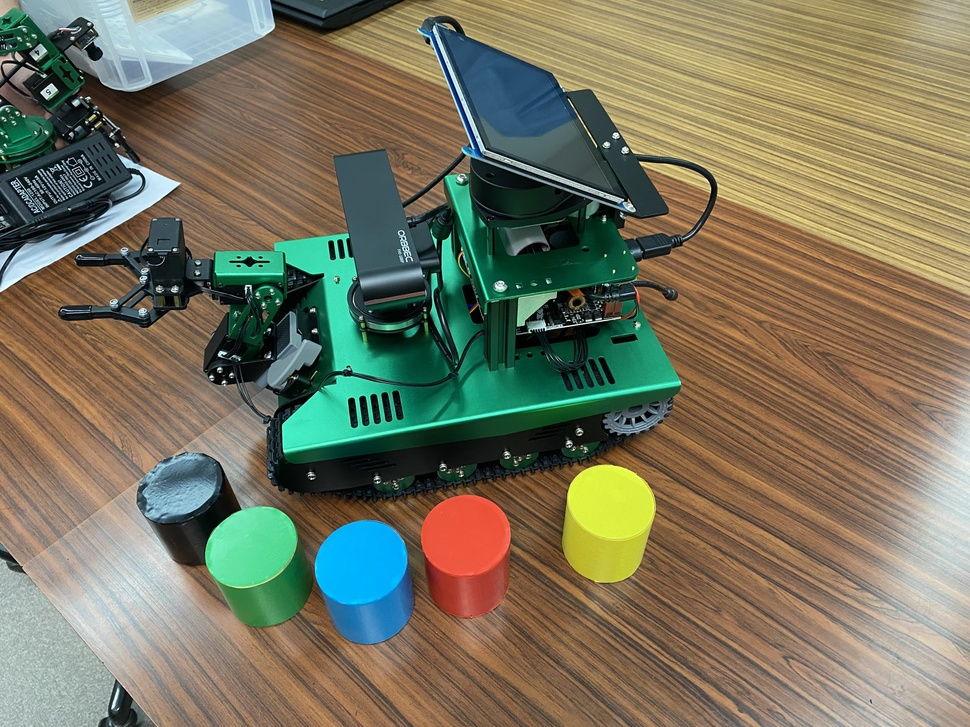
#> input picture open_cv_handson/C_picture_processing/yahboom.jpg, 970 x 727 px, shrunk from 4032 x 3024 before the run
$ jupyter execute 3_edgedetection.ipynb
#> lines starting #> are read from the running program, lines starting #| are printed output that depends on the picture
# 3. Edge detection エッジ検出

エッジ検出の目的は、元の画像属性を保持したまま、画像データサイズを大幅に削減することである。

キャニーエッジ検出は、異なる視覚オブジェクトから有用な構造情報を抽出することであり、処理する必要のあるデータ量を大幅に削減することができる。様々なコンピュータビジョンシステムで広く使用されている。

エッジ検出の基準

低いエラー率でエッジを検出すること。

検出されたエッジは実際のエッジの中心に正確に位置すること。

画像中の与えられたエッジは一度だけマークされるべきで、画像のノイズが偽エッジを生成してはならない。

キャニーエッジ検出アルゴリズムは以下の5つのステップに分けられる：

1) ガウシアンフィルターを使って画像を滑らかにし、ノイズを除去する。

2) 画像の各ピクセルの勾配強度と方向を計算する。

3) エッジ検出によるスプリアス応答を除去するために、非最大抑制を適用する。

4) 二重閾値検出を適用し、真のエッジと潜在的なエッジを判定する。

5) 孤立した弱いエッジを抑制することにより、エッジ検出を確定する。

つの比較画像

[cell 1]
import cv2
import matplotlib.pyplot as plt

img = cv2.imread('yahboom.jpg',1)
#> img is the input picture: shape (727, 970, 3); mean B, G, R 95.5, 117.9, 120.3

img_bgr2rgb1 = cv2.cvtColor(img, cv2.COLOR_BGR2RGB)
plt.imshow(img_bgr2rgb1)
plt.show()

[cell 2]
dst = cv2.Canny(img, 100, 200)
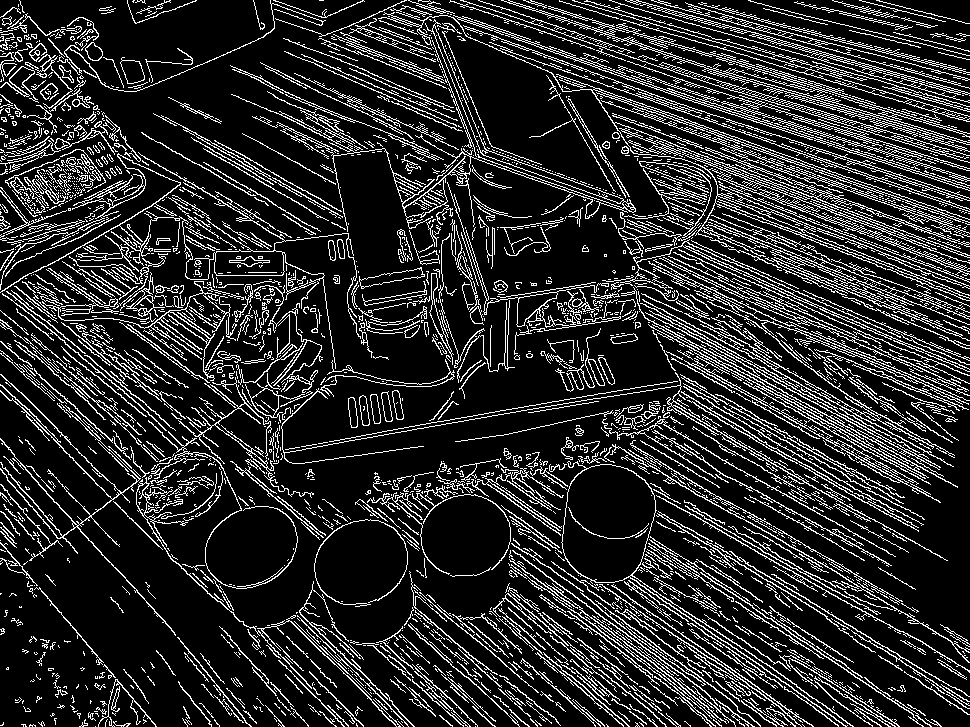
#> dst: shape (727, 970); 17.1% white in thin lines or dots
img_bgr2rgb1 = cv2.cvtColor(dst, cv2.COLOR_BGR2RGB)
#> img_bgr2rgb1: shape (727, 970, 3); 17.1% white in thin lines or dots
plt.imshow(img_bgr2rgb1)
plt.show()

[cell 3]
# Method 2
import cv2
import numpy as np
import random
import math
img = cv2.imread('yahboom.jpg',1)
imgInfo = img.shape
#> imgInfo = (727, 970, 3)
height = imgInfo[0]
#> height = 727
width = imgInfo[1]
#> width = 970

# cv2.imshow('src',img)
# ソベル 1 オペレーター・テンプレート 2 画像畳み込み 3 しきい値決定
# [1 2 1          [ 1 0 -1
#  0 0 0            2 0 -2
# -1 -2 -1 ]        1 0 -1 ]

# [1 2 3 4] [a b c d] a*1+b*2+c*3+d*4 = dst
# sqrt(a*a+b*b) = f>th

gray = cv2.cvtColor(img,cv2.COLOR_BGR2GRAY)
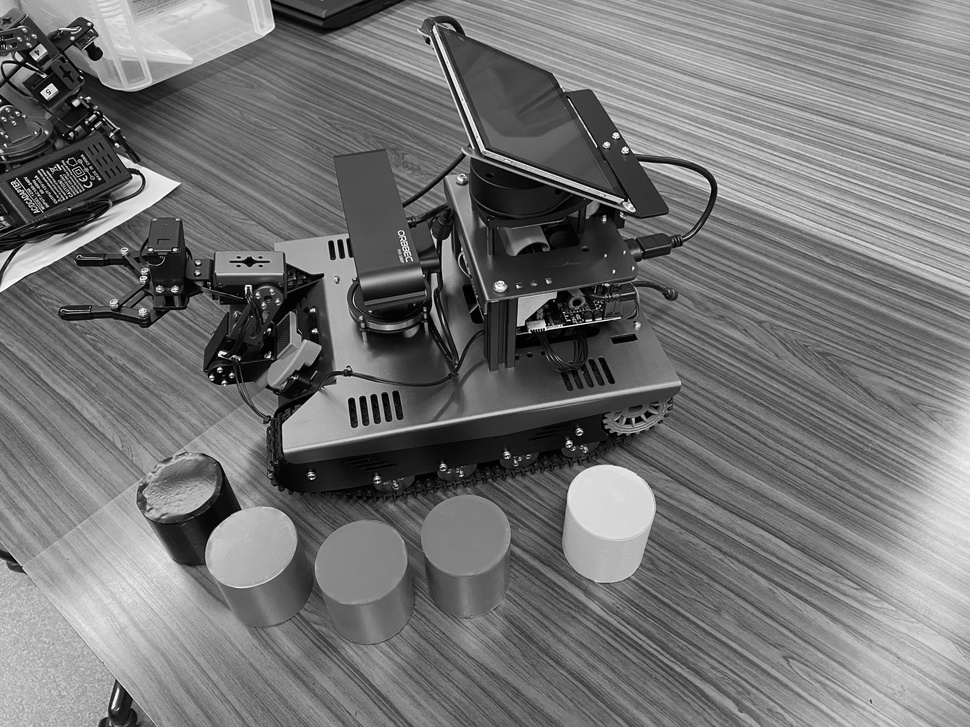
#> gray: shape (727, 970); min 0, max 255, mean 116
dst = np.zeros((height,width,1), np.uint8)
for i in range(0, height-2):
    for j in range(0, width-2):
        # 縦方向の輪郭検出
        gy = gray[i,j]*1 + gray[i,j+1]*2 + gray[i,j+2]*1 - gray[i+2,j]*1 - gray[i+2,j+1]*2 - gray[i+2,j+2]*1
        # 横方向の輪郭検出
        gx = gray[i,j] + gray[i+1,j]*2 + gray[i+2,j] - gray[i,j+2] - gray[i+1,j+2]*2 - gray[i+2,j+2]
        grad = math.sqrt(gx*gx+gy*gy)
        if grad > 50:
            dst[i,j] = 255
        else:
            dst[i,j] = 0
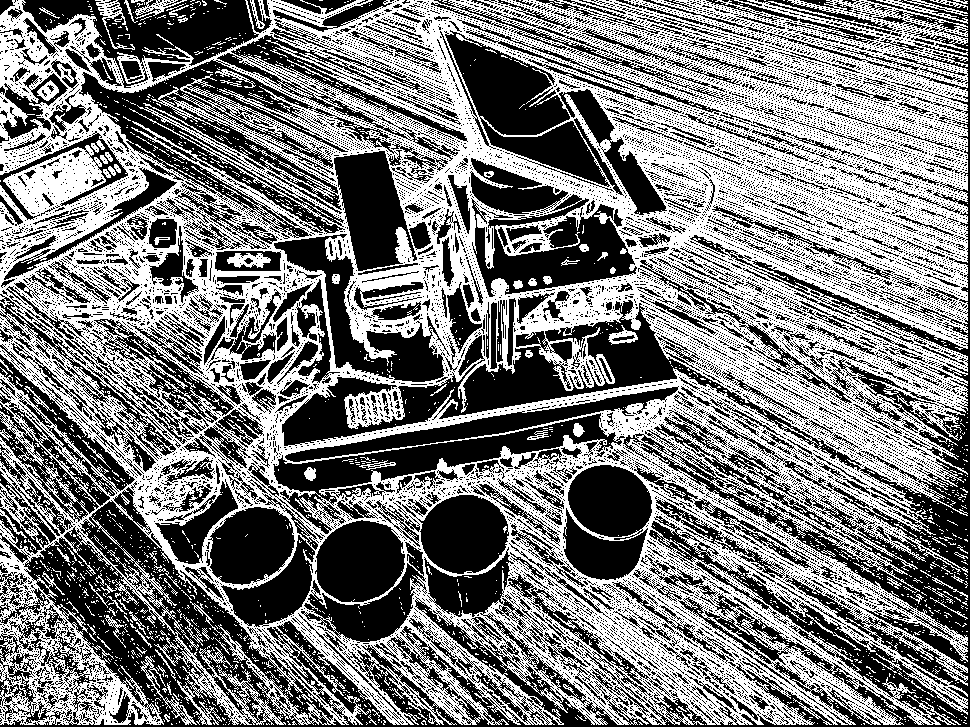
#> dst: shape (727, 970, 1); 48.5% white in thin lines or dots

# cv2.imshow('dst',dst)
    # cv2.waitKey(0)

[cell 4]
import matplotlib.pyplot as plt

img_bgr2rgb1 = cv2.cvtColor(img, cv2.COLOR_BGR2RGB)
plt.imshow(img_bgr2rgb1)
plt.show()

[cell 5]
img_bgr2rgb1 = cv2.cvtColor(dst, cv2.COLOR_BGR2RGB)
#> img_bgr2rgb1: shape (727, 970, 3); 48.5% white in thin lines or dots
plt.imshow(img_bgr2rgb1)
plt.show()
